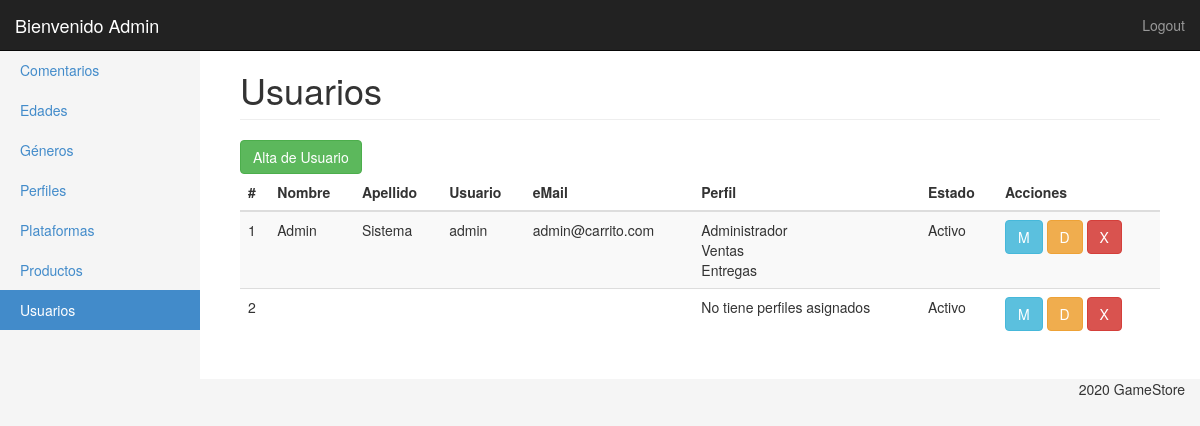
/ProduccionWeb_TP1/panel/usuarios.php?modif=1&id=1 (signed in), run on the app's committed database.
### tables this page shows
CREATE TABLE `usuarios` (
  `id_usuario` int(11) NOT NULL,
  `nombre` varchar(100) NOT NULL,
  `apellido` varchar(100) NOT NULL,
  `usuario` varchar(20) NOT NULL,
  `clave` varchar(50) NOT NULL,
  `email` varchar(100) NOT NULL,
  `activo` tinyint(1) NOT NULL DEFAULT 1,
  `salt` varchar(50) NOT NULL,
  `enabled` tinyint(1) NOT NULL DEFAULT 1
);

### ProduccionWeb_TP1/panel/clases/usuarios.php (called while the page is built, shortened)
<?php
class Usuario
{
	private $con;
	public function __construct($con)
	{
		$this->con = $con;
	}
	public function getList()
	{
		$query = "SELECT id_usuario,nombre,apellido,email,usuario,clave,activo,enabled,usuario
					FROM usuarios ";
		$resultado = array();
		foreach ($this->con->query($query) as $key => $usuario) {
			$resultado[$key] = $usuario;
			$sql = 'SELECT nombre
			FROM perfil
			INNER JOIN usuarios_perfiles ON (usuarios_perfiles.perfil_id = perfil.id)
			WHERE usuarios_perfiles.usuario_id = ' . $usuario['id_usuario'];
			foreach ($this->con->query($sql) as $perfil) {
				$resultado[$key]['perfiles'][] = $perfil['nombre'];
			}
		}
		return $resultado;
	}
}

### ProduccionWeb_TP1/panel/usuarios.php (the view, shortened to what this page needs)
<?php
require('inc/header.php');
?>
<div class="container-fluid">
	<?php $userMenu = 'Usuarios';
	include('inc/side_bar.php');
	?>
	<div class="col-sm-9 col-md-10 main">
		<h1 class="page-header">
			Usuarios
		</h1>
		<?php if (in_array('user.add', $_SESSION['usuario']['permisos']['cod'])) { ?>
			<a href="usuarios_ae.php"><button type="button" class="btn btn-success" title="Agregar">Alta de Usuario</button></a>
		<?php } ?>
		<?php if (in_array('user.see', $_SESSION['usuario']['permisos']['cod'])) { ?>
			<div class="table-responsive">
				<table class="table table-striped">
					<thead>
						<tr>
							<th>#</th>
							<th>Nombre</th>
							<th>Apellido</th>
							<th>Usuario</th>
							<th>eMail</th>
							<th>Perfil</th>
							<th>Estado</th>
							<th>Acciones</th>
						</tr>
					</thead>
					<tbody>
						<?php
						foreach ($user->getList() as $usuario) { ?>
							<tr>
								<td><?php echo $usuario['id_usuario']; ?></td>
								<td><?php echo $usuario['nombre']; ?></td>
								<td><?php echo $usuario['apellido']; ?></td>
								<td><?php echo $usuario['usuario']; ?></td>
								<td><?php echo $usuario['email']; ?></td>
								<td><?php echo isset($usuario['perfiles']) ? implode('<br>', $usuario['perfiles']) : 'No tiene perfiles asignados'; ?></td>
								<td><?php echo ($usuario['activo']) ? 'Activo' : 'Inactivo'; ?></td>
								<td>
									<?php if (in_array('user.edit', $_SESSION['usuario']['permisos']['cod'])) { ?>
										<a href="usuarios_ae.php?edit=<?php echo $usuario['id_usuario'] ?>"><button type="button" class="btn btn-info" title="Modificar">M</button></a>
									<?php } ?>
									<?php if($usuario['activo'] == 0){ ?>
										<a href="usuarios.php?modif=<?php echo $usuario['activo'] ?>&id=<?php echo $usuario['id_usuario']?>"><button type="button" class="btn btn-success" title="Activar">A</button></a>
									<?php } else { ?>
										<a href="usuarios.php?modif=<?php echo $usuario['activo'] ?>&id=<?php echo $usuario['id_usuario']?>"><button type="button" class="btn btn-warning" title="Desactivar">D</button></a>
									<?php } ?>
									<?php if (in_array('user.del', $_SESSION['usuario']['permisos']['cod'])) { ?>
										<a href="usuarios.php?del=<?php echo $usuario['id_usuario'] ?>"><button type="button" class="btn btn-danger" title="Borrar">X</button></a>
									<?php } ?>
								</td>
							</tr>
						<?php } ?>
					</tbody>
				</table>
			</div>
		<?php } ?>
	</div>
</div>
</div>
<?php include('inc/footer.php'); ?>

### ProduccionWeb_TP1/panel/css/styles.css (style rules this page uses)
body { padding-top: 50px; background-color: #f5f5f5; }
.main { padding: 20px; background-color: #fff; }
@media (min-width: 768px) { .main { padding-right: 40px; padding-left: 40px; } }
.main .page-header { margin-top: 0; }

### data on the page
usuarios: id_usuario "1", nombre "Admin", apellido "Sistema", usuario "admin", email "admin@carrito.com", perfiles "Administrador Ventas Entregas", activo "Activo"
usuarios: id_usuario "2", shows "No tiene perfiles asignados", activo "Activo"

### other printed values
$_SESSION['usuario']['nombre'] "Admin"
